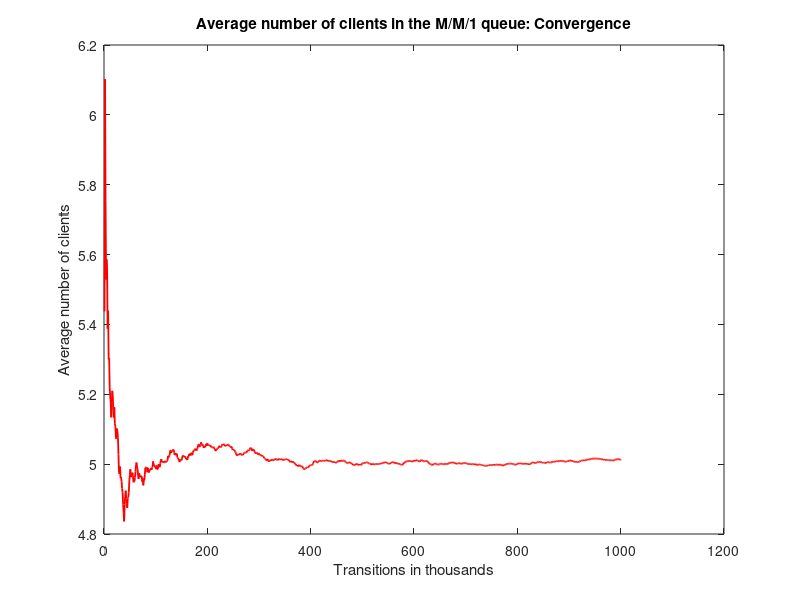
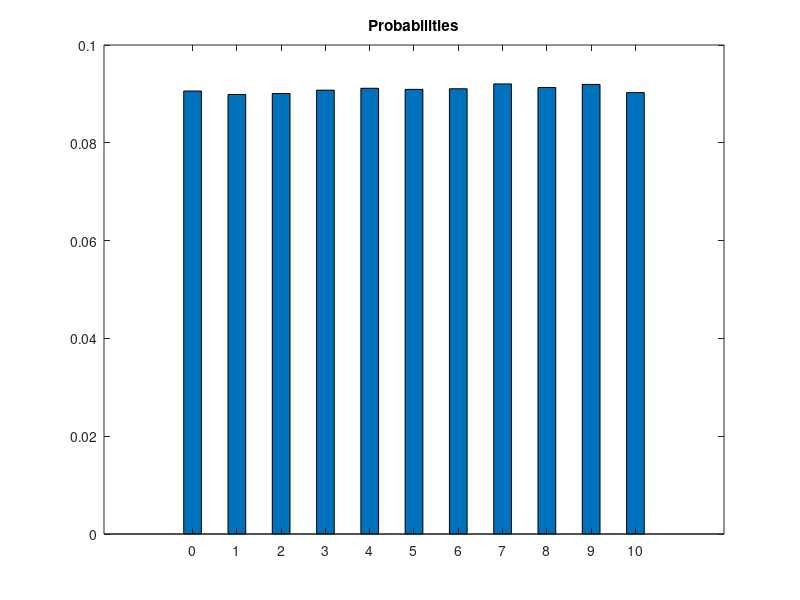

Write MATLAB code to recreate these figures, in order.
% M/M/1 simulation. We will find the probabilities of the first states.
clear all;
close all;
clc;

lambda = 5; 
mu = 5;

Probability = [0,0,0,0,0,0,0,0,0,0,0];
Arrivals = [0,0,0,0,0,0,0,0,0,0,0];
total_arrivals = 0; % to measure the total number of arrivals
current_state = 0;  % holds the current state of the system
previous_mean_clients = 0; % will help in the convergence test
index = 0;

threshold = lambda/(lambda + mu); % the threshold used to calculate probabilities
transitions = 0; % holds the transitions of the simulation in transitions steps

while transitions >= 0 
  ++transitions;% one more transitions step

  % check for convergence every 1000 transitions steps
  if mod(transitions,1000) == 0
    ++index;
    for i=1:1:length(Arrivals)
      % calcuate the probability of every state in the system
      Probability(i) = Arrivals(i)/total_arrivals;
    endfor

    % calculate the mean number of clients in the system
    mean_clients = 0;
    for i=1:1:length(Arrivals)
       mean_clients += (i-1).*Probability(i);
    endfor

    to_plot(index) = mean_clients;

    % convergence test
    if abs(mean_clients-previous_mean_clients)<0.000001 || transitions>1000000
      break;
    endif
    previous_mean_clients = mean_clients;
  endif

  random_number = rand(1); % generate a random number (Uniform distribution)
  if current_state == 0 || random_number < threshold % arrival
    if current_state < 11
      ++total_arrivals;
      # The code in the next 5 lines is for debugging.
      if transitions < 31
        printf("Current state: %d\n", current_state);
        display("Next transition is an arrival.");
        printf("Total arrivals in current state = %d\n", Arrivals(current_state + 1));
      endif
      ++Arrivals(current_state + 1);
      if current_state < 10
        ++current_state;
      endif
    endif
  else % departure
    if current_state != 0 % no departure from an empty system
      # The code in the next 5 lines is for debugging.
      if transitions < 31
        printf("Current state: %d\n", current_state);
        display("Next transition is a departure.");
        printf("Total arrivals in current state = %d\n", Arrivals(current_state + 1));
      endif
      --current_state;
    endif
  endif
endwhile

printf("State probabilities:\n");
for i=1:1:length(Arrivals)
  printf("%d: %d\n", i-1, Probability(i));
endfor

gamma = lambda * (1 - Probability(11));
average_delay_time = mean_clients / gamma;
printf("Average delay time = %d\n", average_delay_time);
printf("Blocking probability = %d\n", Probability(11));

figure(1);
plot(to_plot,"r","linewidth",1.3);
title("Average number of clients in the M/M/1 queue: Convergence");
xlabel("Transitions in thousands");
ylabel("Average number of clients");

array=[0,1,2,3,4,5,6,7,8,9,10];
figure(2);
bar(array,Probability,0.4);
title("Probabilities")
